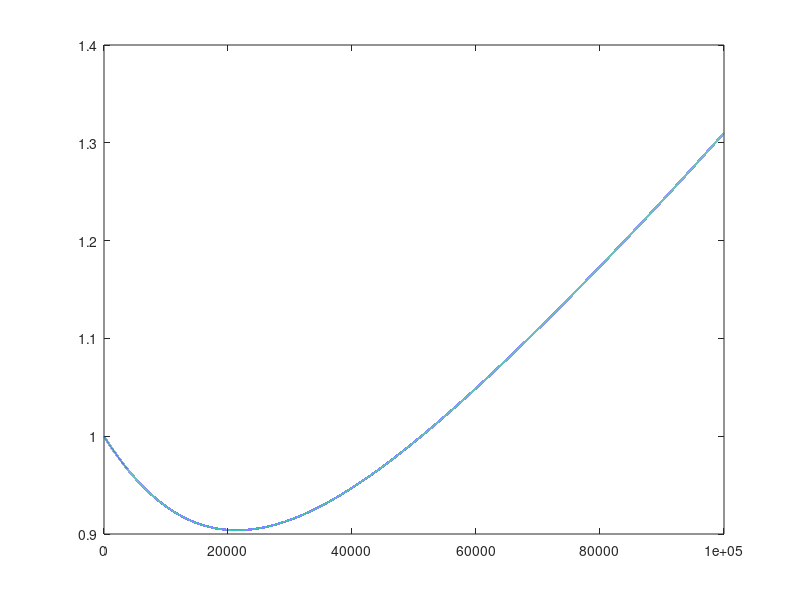

MATLAB code for this plot: (Note: this script raises an error after producing the figure.)
clear
close all
clc

%% Initialization of matrices A and B
student_id = 5595738;
a = 5;
b = 9;
c = 8;

A = [0.3+a-b, 0.5-c;
     0, 1];
B = [0;1];

%% Question 1
% Desired poles and pole placement controller
p = [-1-2j, -1+2j];
K_static = place(A,B,p);

% % Symbolic definition of ZOH discretization
% % Lecture 1, slide 41
% syms h
% Fh = expm(A*h);
% Gh = (Fh -eye(2))/A *B;

% Testing for what ranges of sampling times h the system is stable
h_range = linspace(1e-4,1e0,1e5);
i = 1;
stable = zeros(size(h_range));
lm = zeros(size(h_range));

for h = h_range
    Fh = expm(A*h);
    Gh = (Fh -eye(2))/A *B;
    lm(i) = max(abs(eig(Fh-Gh*K_static))); % Spectral radius
    if lm(i) < 1
        stable(i) = 1;
        h_max = h;
    end
    i = i+1;
end
h_index = find(h_range == h_max);

figure(11), clf;
plot(lm,"LineWidth",1.5), hold on;
xline(h_index,"LineWidth",1.5,"Color","k");
legend('Spectral radius',['$h = ', num2str(h_range(h_index), '%.4f'),'$'], "interpreter", "latex");


%% Question 2
% Redo Q1 but now there is a small but constant delay tau in [0,h)
% Lecture 2, slide 12-18

% syms h tau
% Fx = expm(A*h);
% G1 = (expm(A*(h-tau)) -eye(2))/A *B;
% Fu = (Fx -eye(2))/A *B -G1;

% F = [Fx, Fu;
%      zeros(1,3)];
% G = [G1; eye(1)];
% K = [K_static, 0];

% Testing for what ranges of sampling times h the system is stable
h_res = 1e3;
tau_res = 1e3;

h_range = linspace(1e-4,1e0,h_res);
tau_range = linspace(0,5e-1,tau_res);
i = 1;
stable = zeros(size(h_range,2),size(tau_range,2))';
lm = zeros(size(h_range,2),size(tau_range,2))';
h_max = zeros(size(tau_range));

for h = h_range
    j = 1;
    for tau = tau_range
        if tau >= h
            break;
        end
        Fx = expm(A*h);
        G1 = (expm(A*(h-tau)) -eye(2))/A *B;
        Fu = (Fx -eye(2))/A *B -G1;
    
        F = [Fx, Fu;
            zeros(1,3)];
        G = [G1; eye(1)];
        K = [K_static, 0];
        lm(j,i) = max(abs(eig(F-G*K))); % Spectral radius
        if lm(j,i) < 1
            stable(j,i) = 1;
            h_max(i) = h;
        end
        j = j+1;
    end
    i = i+1;
end
% h_index = find(h_range == h_max);

figure(21), clf;
contour(h_range, tau_range, lm, "ShowText","on");
legend('Stable region boundary', "interpreter", "latex");
xlabel("$h [seconds]$", "Interpreter","latex")
ylabel("$\tau [seconds]$", "Interpreter","latex")

%% Question 2.2
% Definitely need to make this plot better
K = [K_static, 0.5];

% Testing for what ranges of sampling times h the system is stable
h_res = 1e3;
tau_res = 1e3;

h_range = 0.4;
tau_range = linspace(0,5e-1,tau_res);
i = 1;
stable = zeros(size(h_range,2),size(tau_range,2))';
lm = zeros(size(h_range,2),size(tau_range,2))';
h_max = zeros(size(tau_range));

j = 1;
for tau = tau_range
    if tau >= h
        break;
    end
    Fx = expm(A*h);
    G1 = (expm(A*(h-tau)) -eye(2))/A *B;
    Fu = (Fx -eye(2))/A *B -G1;

    F = [Fx, Fu;
        zeros(1,3)];
    G = [G1; eye(1)];
    K = [K_static, 0.5];
    lm(j,i) = max(abs(eig(F-G*K))); % Spectral radius
    if lm(j,i) < 1
        stable(j,i) = 1;
        h_max(i) = h;
    end
    j = j+1;
end
% h_index = find(h_range == h_max);

figure(22), clf;
plot(tau_range, lm);
legend('Stable region boundary', "interpreter", "latex");
xlabel("$\tau [seconds]$", "Interpreter","latex")
ylabel("$\rho$", "Interpreter","latex")
yline(1);

%% Question 3

% Fx = expm(A*h);
% eAds = (expm(A*h) -eye(2))/A *B;
% Fu1 = -A\expm(A*h)*B + eAds + A\eAds/h;
% Fu2 = A\expm(A*h)*B - A\eAds/h;
% 
% F1 = [Fx, Fu1, Fu2; zeros(1,4);0,0,1,0];
% G1 = [0;0;1;0];
% 
% K = [K_static,0,0];

% Testing for what ranges of sampling times h the system is stable
h_range = linspace(1e-4,1e0,1e5);
i = 1;
stable = zeros(size(h_range));
lm = zeros(size(h_range));

for h = h_range
    Fx = expm(A*h);
    eAds = (expm(A*h) -eye(2))/A *B;
    Fu1 = -A\expm(A*h)*B + eAds + A\eAds/h;
    Fu2 = A\expm(A*h)*B - A\eAds/h;
    
    F1 = [Fx, Fu1, Fu2; zeros(1,4);0,0,1,0];
    G1 = [0;0;1;0];
    
    K = [K_static,0,0];
    lm(i) = max(abs(eig(F1-G1*K))); % Spectral radius
    if lm(i) < 1
        stable(i) = 1;
        h_max = h;
    end
    i = i+1;
end
h_index = find(h_range == h_max);

figure(32), clf;
plot(lm,"LineWidth",1.5), hold on;
xline(h_index,"LineWidth",1.5,"Color","k");
legend('Spectral radius',['$h = ', num2str(h_range(h_index), '%.4f'),'$'], "interpreter", "latex");


%% Question 4
% Find a common Lyapunov function that holds for both zoh and linear order
% interpolation
